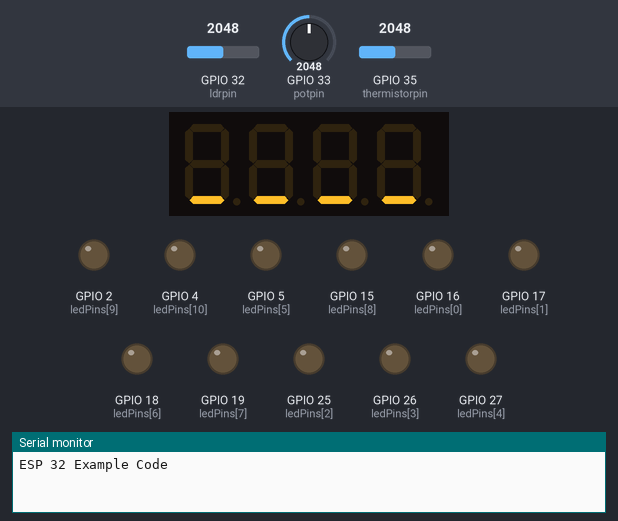
The sketch below on a simulated ESP32. Shown: 4-digit seven-segment display, output pins drawn as LEDs (lit = HIGH), the last lines printed to the serial monitor. The inputs (shaded band) are chosen by the test bench; at power-on: GPIO 32 (ldrpin) = 2048, GPIO 33 (potpin) = 2048, GPIO 35 (thermistorpin) = 2048.

Above: at 0.1 s.
At 0.75 s:
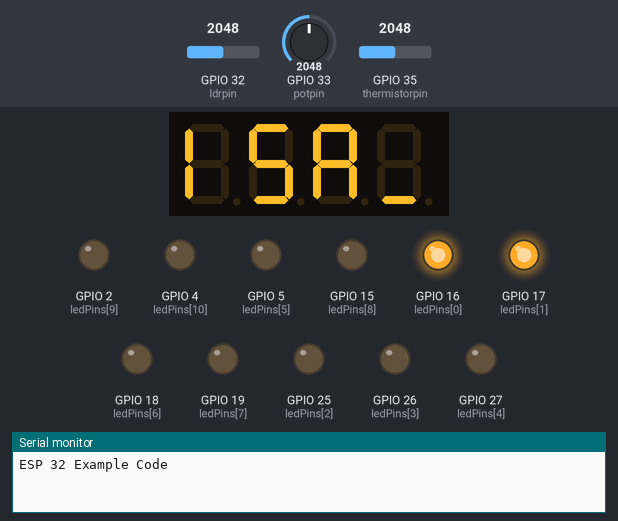
At 1.15 s:
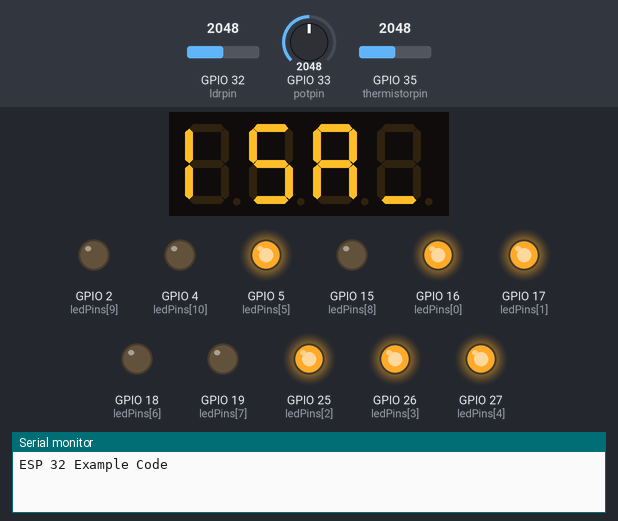
At 1.6 s:
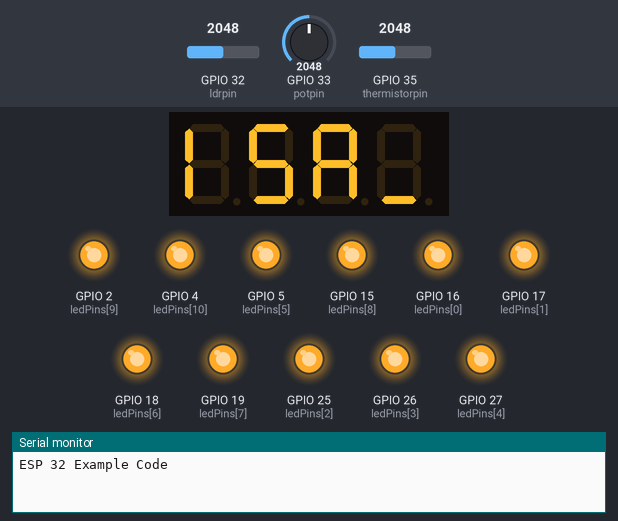
At 2.05 s:
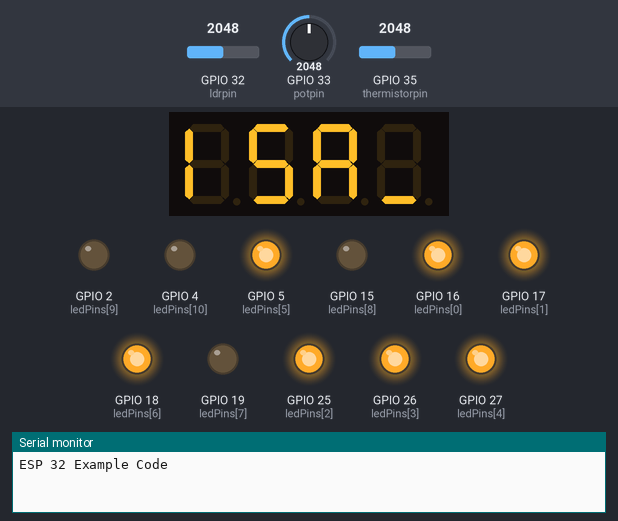
At 2.7 s:
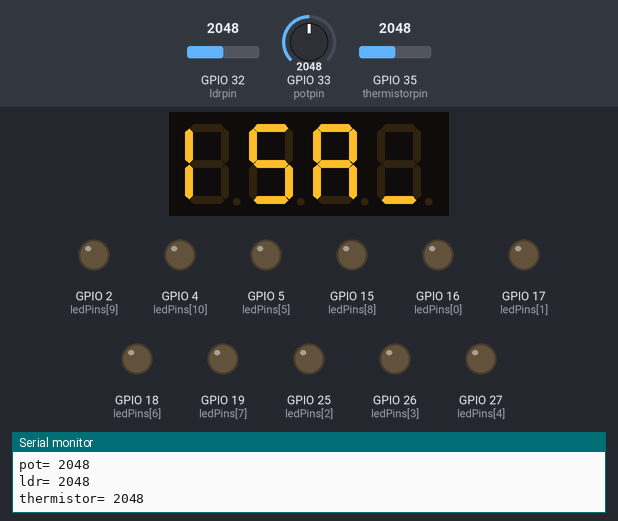
Timing chart, 0 to 40.0 s (numbered marks = the images above):
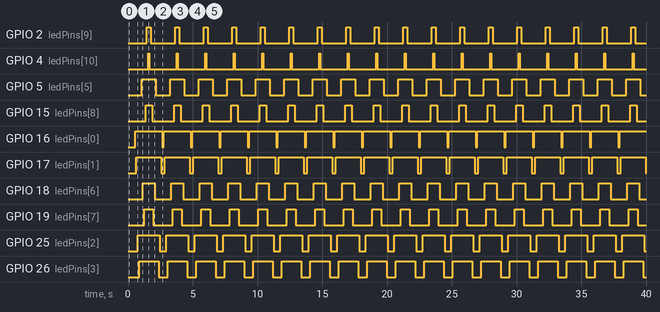

Measured:
- by itself, GPIO 2 (ledPins[9]): alternates HIGH for 0.30 s and LOW for 1.9 s
- by itself, GPIO 4 (ledPins[10]): alternates HIGH for 0.10 s and LOW for 2.1 s
- by itself, GPIO 5 (ledPins[5]): alternates HIGH for 1.1 s and LOW for 1.1 s
- by itself, GPIO 15 (ledPins[8]): alternates HIGH for 0.50 s and LOW for 1.7 s
- by itself, GPIO 16 (ledPins[0]): alternates HIGH for 2.1 s and LOW for 0.10 s
- by itself, GPIO 17 (ledPins[1]): alternates HIGH for 1.9 s and LOW for 0.30 s
- by itself, GPIO 18 (ledPins[6]): alternates HIGH for 0.90 s and LOW for 1.3 s
- by itself, GPIO 19 (ledPins[7]): alternates HIGH for 0.70 s and LOW for 1.5 s

The sketch:

ESP32_Shield_Test.ino
```cpp
#include <Wire.h>
#include <TM1650.h>


TM1650 d;
int timer = 100;           // The higher the number, the slower the timing.
int ledPins[] = {
  16,17,25,26,27,5,18,19,15,2,4
};       // an array of pin numbers to which LEDs are attached

int pinCount = 11;           // the number of pins (i.e. the length of the array)
int potpin = 33;
int ldrpin = 32;
int thermistorpin = 35;
int pot,ldr,thermistor;

void setup()
{
  Wire.begin(); //Join the bus as master

  Serial.begin(9600); //Start serial communication at 9600 for debug statements
  Serial.println("ESP 32 Example Code");
  for (int thisPin = 0; thisPin < pinCount; thisPin++) {
    pinMode(ledPins[thisPin], OUTPUT);
  }
  d.init();

   d.displayOff();
  d.displayString("____");
  d.setBrightness(TM1650_MIN_BRIGHT);
  d.displayOn();
  delay(100);
  char line[] = "ISA";

  d.displayString(line);
  d.setBrightnessGradually(TM1650_MAX_BRIGHT);


}

void loop()
{

  // loop from the lowest pin to the highest:
  for (int thisPin = 0; thisPin < pinCount; thisPin++) {
    // turn the pin on:
    digitalWrite(ledPins[thisPin], LOW);
    delay(timer);
    // turn the pin off:
    digitalWrite(ledPins[thisPin], HIGH);

  }

  // loop from the highest pin to the lowest:
  for (int thisPin = pinCount - 1; thisPin >= 0; thisPin--) {
    // turn the pin on:
    digitalWrite(ledPins[thisPin], HIGH);
    delay(timer);
    // turn the pin off:
    digitalWrite(ledPins[thisPin], LOW);
  }
  pot=analogRead(potpin);
  ldr=analogRead(ldrpin);
  thermistor=analogRead(thermistorpin);
  Serial.print("pot= ");
  Serial.println(pot);
  Serial.print("ldr= ");
  Serial.println(ldr);
  Serial.print("thermistor= ");
  Serial.println(thermistor);
  Serial.println();

}
```
